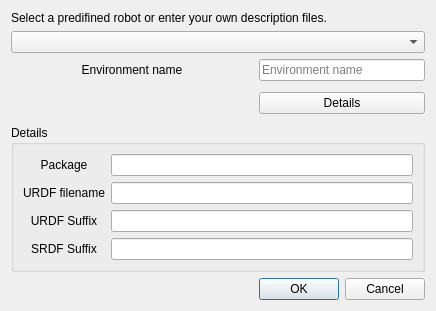
<?xml version="1.0" encoding="UTF-8"?>
<ui version="4.0">
 <class>DialogLoadEnvironment</class>
 <widget class="QDialog" name="DialogLoadEnvironment">
  <property name="geometry">
   <rect>
    <x>0</x>
    <y>0</y>
    <width>436</width>
    <height>303</height>
   </rect>
  </property>
  <property name="windowTitle">
   <string>Dialog</string>
  </property>
  <layout class="QGridLayout" name="gridLayout">
   <item row="8" column="1">
    <widget class="QDialogButtonBox" name="buttonBox">
     <property name="orientation">
      <enum>Qt::Horizontal</enum>
     </property>
     <property name="standardButtons">
      <set>QDialogButtonBox::Cancel|QDialogButtonBox::Ok</set>
     </property>
    </widget>
   </item>
   <item row="2" column="1">
    <widget class="QLineEdit" name="envName">
     <property name="placeholderText">
      <string>Environment name</string>
     </property>
    </widget>
   </item>
   <item row="6" column="1">
    <widget class="QPushButton" name="pushButton_details">
     <property name="text">
      <string>Details</string>
     </property>
     <property name="checkable">
      <bool>true</bool>
     </property>
     <property name="checked">
      <bool>false</bool>
     </property>
    </widget>
   </item>
   <item row="2" column="0">
    <widget class="QLabel" name="label">
     <property name="text">
      <string>Environment name</string>
     </property>
     <property name="alignment">
      <set>Qt::AlignCenter</set>
     </property>
    </widget>
   </item>
   <item row="1" column="0" colspan="2">
    <widget class="QComboBox" name="comboBox_defs"/>
   </item>
   <item row="0" column="0" colspan="2">
    <widget class="QLabel" name="label_2">
     <property name="text">
      <string>Select a predifined robot or enter your own description files.</string>
     </property>
     <property name="wordWrap">
      <bool>true</bool>
     </property>
    </widget>
   </item>
   <item row="6" column="0">
    <spacer name="horizontalSpacer">
     <property name="orientation">
      <enum>Qt::Horizontal</enum>
     </property>
     <property name="sizeHint" stdset="0">
      <size>
       <width>250</width>
       <height>32</height>
      </size>
     </property>
    </spacer>
   </item>
   <item row="7" column="0" colspan="2">
    <widget class="QGroupBox" name="groupBox_details">
     <property name="enabled">
      <bool>true</bool>
     </property>
     <property name="title">
      <string>Details</string>
     </property>
     <layout class="QGridLayout" name="gridLayout_2">
      <item row="5" column="1">
       <widget class="QLineEdit" name="srdfSuffix"/>
      </item>
      <item row="1" column="0">
       <widget class="QLabel" name="label_4">
        <property name="text">
         <string>Package</string>
        </property>
        <property name="alignment">
         <set>Qt::AlignCenter</set>
        </property>
       </widget>
      </item>
      <item row="4" column="0">
       <widget class="QLabel" name="label_3">
        <property name="text">
         <string>URDF Suffix</string>
        </property>
        <property name="alignment">
         <set>Qt::AlignCenter</set>
        </property>
       </widget>
      </item>
      <item row="4" column="1">
       <widget class="QLineEdit" name="urdfSuffix"/>
      </item>
      <item row="1" column="1">
       <widget class="QLineEdit" name="packageName"/>
      </item>
      <item row="3" column="1">
       <widget class="QLineEdit" name="urdfFilename"/>
      </item>
      <item row="3" column="0">
       <widget class="QLabel" name="label_5">
        <property name="text">
         <string>URDF filename</string>
        </property>
        <property name="alignment">
         <set>Qt::AlignCenter</set>
        </property>
       </widget>
      </item>
      <item row="5" column="0">
       <widget class="QLabel" name="label_6">
        <property name="text">
         <string>SRDF Suffix</string>
        </property>
        <property name="alignment">
         <set>Qt::AlignCenter</set>
        </property>
       </widget>
      </item>
     </layout>
    </widget>
   </item>
  </layout>
 </widget>
 <tabstops>
  <tabstop>comboBox_defs</tabstop>
  <tabstop>envName</tabstop>
  <tabstop>pushButton_details</tabstop>
  <tabstop>packageName</tabstop>
  <tabstop>urdfFilename</tabstop>
  <tabstop>buttonBox</tabstop>
 </tabstops>
 <resources/>
 <connections>
  <connection>
   <sender>buttonBox</sender>
   <signal>accepted()</signal>
   <receiver>DialogLoadEnvironment</receiver>
   <slot>accept()</slot>
   <hints>
    <hint type="sourcelabel">
     <x>430</x>
     <y>338</y>
    </hint>
    <hint type="destinationlabel">
     <x>157</x>
     <y>274</y>
    </hint>
   </hints>
  </connection>
  <connection>
   <sender>buttonBox</sender>
   <signal>rejected()</signal>
   <receiver>DialogLoadEnvironment</receiver>
   <slot>reject()</slot>
   <hints>
    <hint type="sourcelabel">
     <x>430</x>
     <y>338</y>
    </hint>
    <hint type="destinationlabel">
     <x>286</x>
     <y>274</y>
    </hint>
   </hints>
  </connection>
  <connection>
   <sender>pushButton_details</sender>
   <signal>toggled(bool)</signal>
   <receiver>groupBox_details</receiver>
   <slot>setVisible(bool)</slot>
   <hints>
    <hint type="sourcelabel">
     <x>430</x>
     <y>126</y>
    </hint>
    <hint type="destinationlabel">
     <x>219</x>
     <y>262</y>
    </hint>
   </hints>
  </connection>
  <connection>
   <sender>comboBox_defs</sender>
   <signal>currentIndexChanged(int)</signal>
   <receiver>DialogLoadEnvironment</receiver>
   <slot>envSelect(int)</slot>
   <hints>
    <hint type="sourcelabel">
     <x>219</x>
     <y>40</y>
    </hint>
    <hint type="destinationlabel">
     <x>219</x>
     <y>163</y>
    </hint>
   </hints>
  </connection>
 </connections>
 <slots>
  <slot>envSelect(int)</slot>
  <slot>packagePathSelect()</slot>
  <slot>meshSelect()</slot>
 </slots>
</ui>
